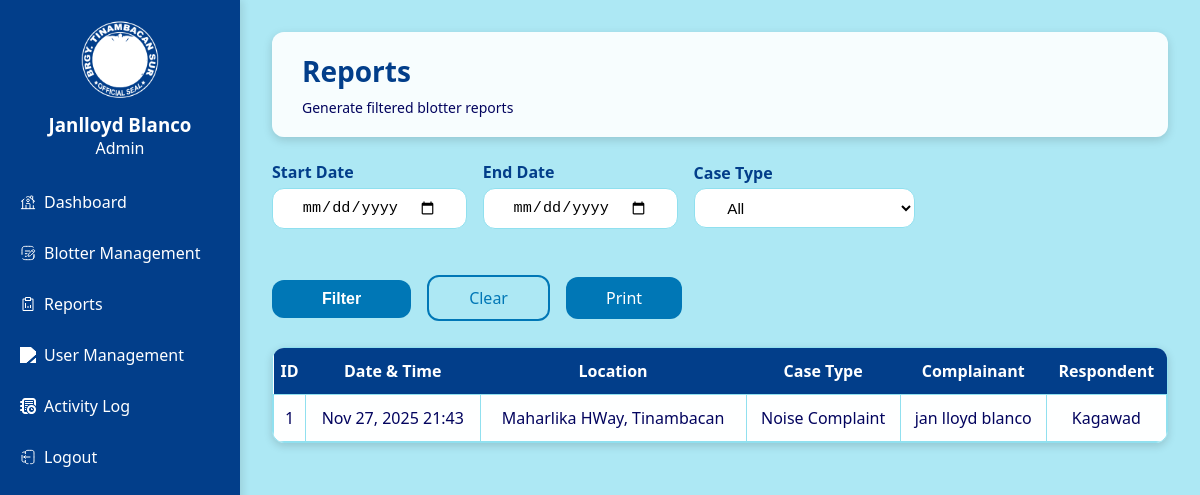
Screenshot of /reports.php (signed in) with the database file from the repository.
### tables this page shows
CREATE TABLE `blotter_records` (
  `id` int(11) NOT NULL,
  `incident_datetime` datetime NOT NULL,
  `location` varchar(255) NOT NULL,
  `case_type` varchar(150) NOT NULL,
  `complainant` int(11) NOT NULL,
  `respondent` int(11) NOT NULL,
  `incident_summary` text DEFAULT NULL,
  `created_by` int(11) NOT NULL,
  `created_at` timestamp NOT NULL DEFAULT current_timestamp()
);

CREATE TABLE `complainants` (
  `id` int(11) NOT NULL,
  `full_name` varchar(200) NOT NULL,
  `age` int(11) DEFAULT NULL,
  `contact` varchar(100) DEFAULT NULL,
  `address` varchar(255) DEFAULT NULL,
  `created_at` timestamp NOT NULL DEFAULT current_timestamp()
);

CREATE TABLE `respondents` (
  `id` int(11) NOT NULL,
  `full_name` varchar(200) NOT NULL,
  `age` int(11) DEFAULT NULL,
  `contact` varchar(100) DEFAULT NULL,
  `address` varchar(255) DEFAULT NULL,
  `created_at` timestamp NOT NULL DEFAULT current_timestamp()
);

### reports.php (the view, shortened to what this page needs)
<?php
require_once "includes/config.php";
$full_name = $_SESSION["full_name"];
$role = $_SESSION["role"];
$start_date = $_GET["start_date"] ?? "";
$end_date = $_GET["end_date"] ?? "";
$sql = "
    SELECT
        br.id,
        br.incident_datetime,
        br.location,
        br.case_type,
        c.full_name AS complainant_name,
        r.full_name AS respondent_name
    FROM blotter_records br
    JOIN complainants c ON br.complainant = c.id
    JOIN respondents r ON br.respondent = r.id
    WHERE 1
";
$sql .= " ORDER BY br.incident_datetime DESC";
$result = $conn->query($sql);
?>
<!DOCTYPE html>
<html lang="en">
<head>
<link rel="stylesheet" href="assets/css/style.css">
</head>
<body class="dashboard">
    <div class="sidebar">
        <div class="sidebar-header">
            <img src="assets/icons/brgy.svg" alt="Logo" class="sidebar-logo">
            <div class="user-info-sidebar">
                <h3><?php echo htmlspecialchars($full_name); ?></h3>
                <p><?php echo htmlspecialchars($role); ?></p>
            </div>
        </div>
        <ul class="sidebar-menu">
            <li>
                <a href="dashboard.php">
                    <img src="assets/icons/home.svg" alt="Dashboard Icon" class="sidebar-icon"> Dashboard
                </a>
            </li>
            <li>
                <a href="blotter_management.php">
                    <img src="assets/icons/blotter.svg" alt="Blotter Icon" class="sidebar-icon"> Blotter Management
                </a>
            </li>
            <li>
                <a href="reports.php">
                    <img src="assets/icons/report.svg" alt="Reports Icon" class="sidebar-icon"> Reports
                </a>
            </li>
            <?php if ($_SESSION['role'] === 'Admin'): ?>
            <li>
                <a href="user_management.php">
                    <img src="assets/icons/user.svg" alt="User Icon" class="sidebar-icon"> User Management
                </a>
            </li>
            <li>
                <a href="activity_log.php">
                    <img src="assets/icons/act-logs.svg" alt="Activity Log Icon" class="sidebar-icon"> Activity Log
                </a>
            </li>
            <?php endif; ?>
            <li>
                <a href="logout.php">
                    <img src="assets/icons/logout.svg" alt="Logout Icon" class="sidebar-icon"> Logout
                </a>
            </li>
        </ul>
    </div>
    <div class="main-content">
        <header class="page-header">
            <h1>Reports</h1>
            <p>Generate filtered blotter reports</p>
        </header>
        <form method="GET" class="filter-form">
            <div class="date-range-box">
                <div>
                    <label>Start Date</label>
                    <input type="date" name="start_date" value="<?= $start_date ?>">
                </div>
                <div>
                    <label>End Date</label>
                    <input type="date" name="end_date" value="<?= $end_date ?>">
                </div>
                <div>
                    <label>Case Type</label>
                    <select name="case_type">
                        <option value="">All</option>
                    </select>
                </div>
            </div>
        <div class="filter-actions">
            <button type="submit">Filter</button>
            <a href="reports.php" class="btn btn-outline">Clear</a>
            <a href="#" class="btn btn-primary" onclick="window.print()">Print</a>
        </div>
        </form>
        <div class="table-container">
            <table>
                <thead>
                    <tr>
                        <th>ID</th>
                        <th>Date & Time</th>
                        <th>Location</th>
                        <th>Case Type</th>
                        <th>Complainant</th>
                        <th>Respondent</th>
                    </tr>
                </thead>
                <tbody>
                <?php if ($result->num_rows > 0): ?>
                    <?php while ($row = $result->fetch_assoc()): ?>
                    <tr>
                        <td><?= $row['id'] ?></td>
                        <td><?= date('M d, Y H:i', strtotime($row['incident_datetime'])) ?></td>
                        <td><?= htmlspecialchars($row['location']) ?></td>
                        <td><?= htmlspecialchars($row['case_type']) ?></td>
                        <td><?= htmlspecialchars($row['complainant_name']) ?></td>
                        <td><?= htmlspecialchars($row['respondent_name']) ?></td>
                    </tr>
                    <?php endwhile; ?>
                <?php else: ?>
                    <tr>
                        <td colspan="6" style="text-align:center;">No records found.</td>
                    </tr>
                <?php endif; ?>
                </tbody>
            </table>
        </div>
    </div>
</body>
</html>

### rows the page displays
blotter_records: id "1", incident_datetime "Nov 27, 2025 21:43", location "Maharlika HWay, Tinambacan", case_type "Noise Complaint", complainant.full_name "jan lloyd blanco", respondent.full_name "Kagawad"

### other values shown
$full_name "Janlloyd Blanco"
$role "Admin"
